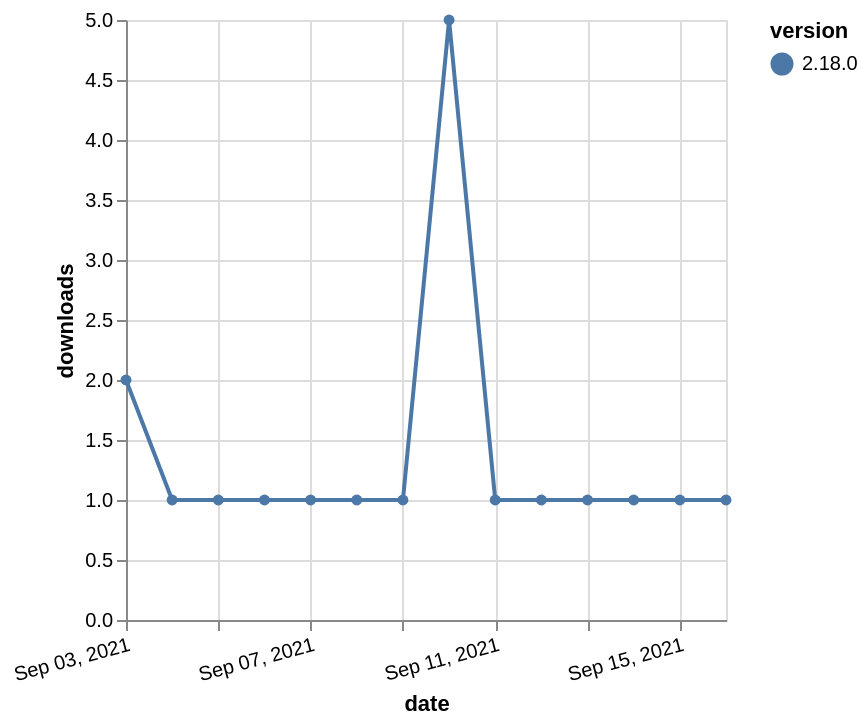

Source (Vega-Lite JSON):
### Vega-Lite specification from a JSON file in a GitHub repository (floating-point values rounded to 4 significant figures)
{"$schema": "https://vega.github.io/schema/vega-lite/v5.json", "description": "A simple bar chart with embedded data.", "data": {"values": [{"date": "2021-09-03", "total": 629, "delta": 2, "version": "2.18.0"}, {"date": "2021-09-04", "total": 630, "delta": 1, "version": "2.18.0"}, {"date": "2021-09-05", "total": 631, "delta": 1, "version": "2.18.0"}, {"date": "2021-09-06", "total": 632, "delta": 1, "version": "2.18.0"}, {"date": "2021-09-07", "total": 633, "delta": 1, "version": "2.18.0"}, {"date": "2021-09-08", "total": 634, "delta": 1, "version": "2.18.0"}, {"date": "2021-09-09", "total": 635, "delta": 1, "version": "2.18.0"}, {"date": "2021-09-10", "total": 640, "delta": 5, "version": "2.18.0"}, {"date": "2021-09-11", "total": 641, "delta": 1, "version": "2.18.0"}, {"date": "2021-09-12", "total": 642, "delta": 1, "version": "2.18.0"}, {"date": "2021-09-13", "total": 643, "delta": 1, "version": "2.18.0"}, {"date": "2021-09-14", "total": 644, "delta": 1, "version": "2.18.0"}, {"date": "2021-09-15", "total": 645, "delta": 1, "version": "2.18.0"}, {"date": "2021-09-16", "total": 646, "delta": 1, "version": "2.18.0"}]}, "width": "container", "mark": {"type": "line", "point": {"filled": true}}, "encoding": {"x": {"field": "date", "type": "temporal", "timeUnit": "yearmonthdate", "title": "date", "axis": {"labelAngle": -15}}, "y": {"field": "delta", "type": "quantitative", "title": "downloads"}, "color": {"field": "version", "type": "nominal"}, "tooltip": {"field": "delta"}}}
